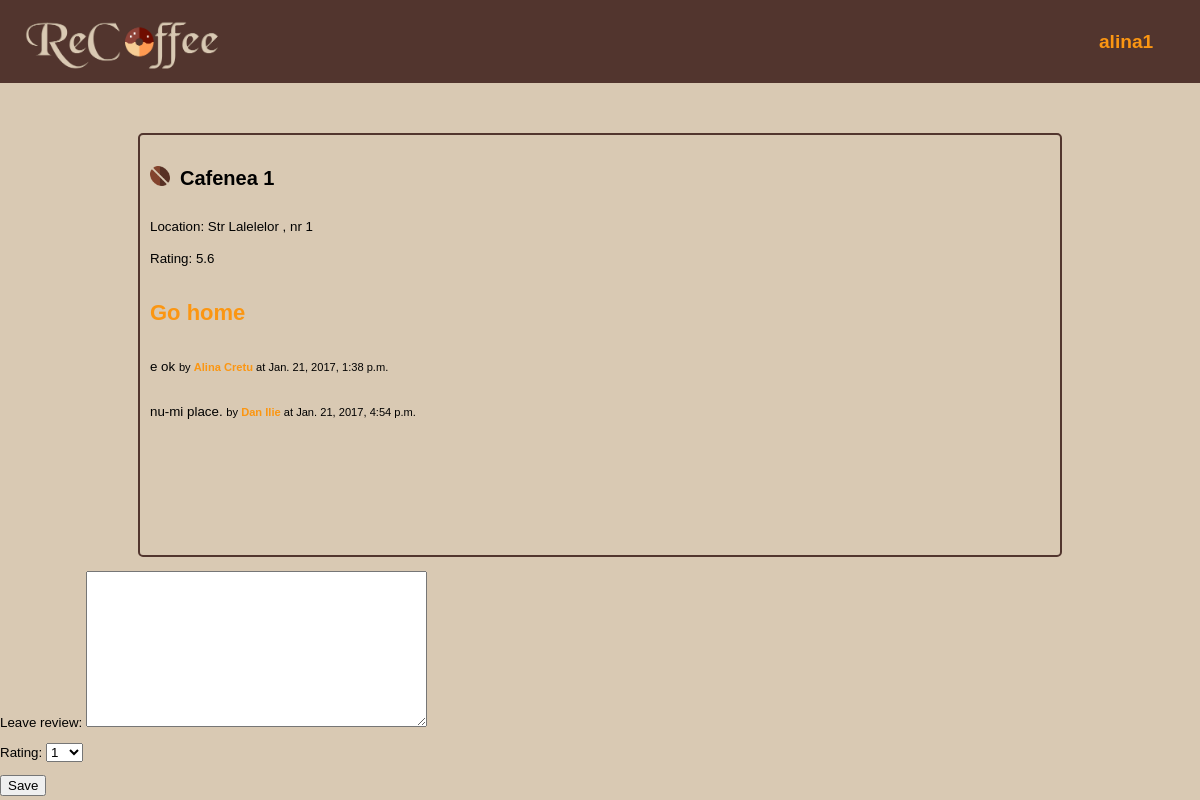
/shop_profile/1/ (signed in), run on the app's committed database.
### ReCoffee/models.py (models this page shows, shortened)
class ShopProfile(models.Model):
    name = models.CharField(max_length=50)
    location = models.CharField(max_length=200)
    rating = models.DecimalField(
        default=0,
        max_digits=2,
        decimal_places=1)

class Review(models.Model):
    text = models.CharField(max_length=300)
    date_added = models.DateTimeField(auto_now_add=True)
    author = models.ForeignKey(UserProfile, related_name='review')
    shop = models.ForeignKey(ShopProfile, related_name='review')

class UserProfile(models.Model):
    first_name = models.CharField(max_length=20)
    last_name = models.CharField(max_length=20)
    birthday = models.DateField(null=True)
    user = models.OneToOneField(
        User,
        primary_key=True,
        related_name='profile')
    class Meta:
        verbose_name_plural = 'User Profiles'

### ReCoffee/views.py (the view, shortened to what this page needs)
# urls.py: url(r'^shop_profile/(?P<pk>\d+)/$', views.shop_profile,
def shop_profile(request, pk):
    context = {}
    shop = models.ShopProfile.objects.get(pk=pk)
    review_list = models.Review.objects.filter(shop=shop)
    user_profile = models.UserProfile.objects.get(user=request.user)
    try:
        exist = models.Favorite.objects.get(user=user_profile, shop=shop)
        flag = True
    except ObjectDoesNotExist:
        flag = False
    if request.method == 'GET':
        form = forms.ReviewForm()
    context['shop'] = shop
    context['form'] = form
    context['review_list'] = review_list
    context['flag'] = flag
    return render(request, 'ReCoffee/shop_profile.html', context)

### ReCoffee/forms.py
class ReviewForm(forms.Form):
    text = forms.CharField(label="Leave review",
                           widget=forms.Textarea)
    rating = forms.ChoiceField(choices=[(x, x) for x in range(1, 11)],label="Rating")

### ReCoffee/templates/ReCoffee/shop_profile.html (shortened to what this page needs)
{% extends 'ReCoffee/base.html' %}
{% load static %}
{% block content %}
<article class="profile">
	{% if not flag %}
		<a class="boaba" href="{% url 'faved' shop.pk %}">
			<img src="{% static 'images/fave.png' %}" id="favebtn"/>
		</a>
	{% endif %}
	<small class="dropdown">
	<h1 class="shoptitle"> {{ shop.name }} </h1>
	<span> Location: {{ shop.location }} </span>
	<br><span> Rating: {{ shop.rating }} </span>
	<p style="font-size: 22px; font-style: bold;">
	<a href="{% url 'index' %}">Go home</a>
	</p>
	{% for review in review_list %}
		<p>
			{{ review.text }}
			<small>  {% if user.profile %} by
		<a href="{% url 'user_profile' review.author.pk %}">{{ review.author.first_name }} {{ review.author.last_name }}</a>
		at {{ review.date_added }}
{% endif %}
</small>
</p>
{% endfor %}
</article>
{% if user.username %}
<form method="POST">
	{{ form.as_p }}
	<input class="button" type="submit" value="Save"/>
</form>
{% endif %}
{% endblock %}

### ReCoffee/templates/ReCoffee/base.html (shortened to what this page needs)
<!DOCTYPE html>
<html land="en">
<head>
	{% load static %}
	<link rel="stylesheet" type="text/css" href="{% static 'css/main.css' %}">
</head>
<body>
<a href="{% url 'index' %}">
	<img src="{% static 'images/Recoffee-logo.png' %}" id="logo">
</a>
<nav>
	{% if user.username %}
	<div class="dropdown">
		<a href="#" class="dropbtn">{{ user.username }}</a>
	</div>
	{% else %}
	<a class= "link" onclick = "javascript:window.location.href='/register.html'">Register</a>
	<a class= "link" onclick = "javascript:window.location.href='/login.html' ">Login</a>
	{% endif %}
</nav>
{% block content %}
{% endblock %}
</body>
</html>

### ReCoffee/static/css/main.css (style rules this page uses)
nav { background-color: #52352E; font-size: 1.2em; font-weight: bold; margin: auto; padding: 0.6em; position: relative; text-align: right; }
nav a { display: inline-block; margin-left: 1.25em; padding: 1em; text-align: center; transition: background-color 0.5s; width: 4.5em; }
nav a:link, a:visited { background-color: #52352E; color: #FB9612; }
.dropbtn { cursor: pointer; display: inline-block; margin-left: 1.25em; padding: 1em; text-align: center; transition: background-color 0.2s; width: 4.5em; }
.dropdown { display: inline-block; position: relative; }
#logo { float: left; height: auto; position: absolute; width: 250px; z-index: 2; }
.profile { align-items: center; border: 2px solid #52352E; border-radius: 5px; justify-content: center; line-height: 200%; margin: auto; margin-top: 50px; max-width: 75%; min-height: 400px; padding: 10px; position: relative; }
#favebtn { display: inline-block; max-width: 20px; }
a { color: #FB9612; font-weight: bold; text-decoration: none; }
body { background-color: #D9C9B3; font-family: Helvetica; margin: 0; }
.button { cursor: pointer; }
.boaba { position: absolute; top:30px; cursor: pointer; z-index: 999; }
.shoptitle { margin-left: 30px; }

### data on the page
ShopProfile: name "Cafenea 1", location "Str Lalelelor , nr 1", rating "5.6"
Review: text "e ok", author.first_name "Alina", author.last_name "Cretu", date_added "Jan. 21, 2017, 1:38 p.m."
Review: text "nu-mi place.", author.first_name "Dan", author.last_name "Ilie", date_added "Jan. 21, 2017, 4:54 p.m."

### other printed values
{{ user.username }} "alina1"
